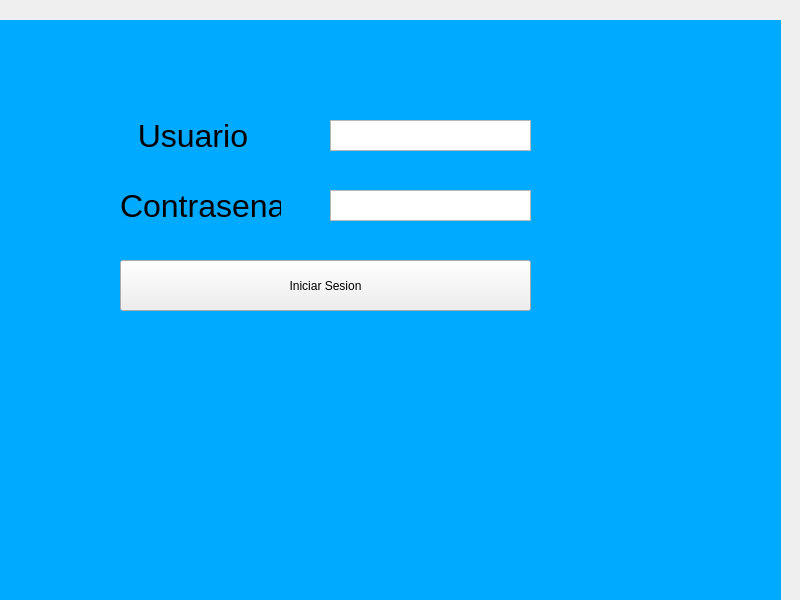
<?xml version="1.0" encoding="UTF-8"?>
<ui version="4.0">
 <class>MainWindow</class>
 <widget class="QMainWindow" name="MainWindow">
  <property name="geometry">
   <rect>
    <x>0</x>
    <y>0</y>
    <width>800</width>
    <height>600</height>
   </rect>
  </property>
  <property name="windowTitle">
   <string>Iniciar sesion</string>
  </property>
  <widget class="QWidget" name="centralwidget">
   <widget class="QLabel" name="label">
    <property name="geometry">
     <rect>
      <x>-10</x>
      <y>20</y>
      <width>791</width>
      <height>581</height>
     </rect>
    </property>
    <property name="styleSheet">
     <string notr="true">background-color: rgb(0, 170, 255);</string>
    </property>
    <property name="text">
     <string/>
    </property>
   </widget>
   <widget class="QLabel" name="label_2">
    <property name="geometry">
     <rect>
      <x>120</x>
      <y>120</y>
      <width>161</width>
      <height>31</height>
     </rect>
    </property>
    <property name="font">
     <font>
      <family>MS Shell Dlg 2</family>
      <pointsize>24</pointsize>
      <weight>50</weight>
      <italic>false</italic>
      <bold>false</bold>
     </font>
    </property>
    <property name="layoutDirection">
     <enum>Qt::LeftToRight</enum>
    </property>
    <property name="autoFillBackground">
     <bool>false</bool>
    </property>
    <property name="styleSheet">
     <string notr="true">font: 24pt &quot;MS Shell Dlg 2&quot;;
fontcolor:rgb(0,0,0)</string>
    </property>
    <property name="text">
     <string>  Usuario</string>
    </property>
   </widget>
   <widget class="QLabel" name="label_3">
    <property name="geometry">
     <rect>
      <x>120</x>
      <y>190</y>
      <width>161</width>
      <height>31</height>
     </rect>
    </property>
    <property name="font">
     <font>
      <family>MS Shell Dlg 2</family>
      <pointsize>24</pointsize>
      <weight>50</weight>
      <italic>false</italic>
      <bold>false</bold>
     </font>
    </property>
    <property name="layoutDirection">
     <enum>Qt::LeftToRight</enum>
    </property>
    <property name="autoFillBackground">
     <bool>false</bool>
    </property>
    <property name="styleSheet">
     <string notr="true">font: 24pt &quot;MS Shell Dlg 2&quot;;
fontcolor:rgb(0,0,0)</string>
    </property>
    <property name="text">
     <string>Contrasena</string>
    </property>
   </widget>
   <widget class="QPushButton" name="Login">
    <property name="geometry">
     <rect>
      <x>120</x>
      <y>260</y>
      <width>411</width>
      <height>51</height>
     </rect>
    </property>
    <property name="text">
     <string>Iniciar Sesion</string>
    </property>
   </widget>
   <widget class="QTextEdit" name="textEdit">
    <property name="geometry">
     <rect>
      <x>330</x>
      <y>120</y>
      <width>201</width>
      <height>31</height>
     </rect>
    </property>
   </widget>
   <widget class="QTextEdit" name="textEdit_2">
    <property name="geometry">
     <rect>
      <x>330</x>
      <y>190</y>
      <width>201</width>
      <height>31</height>
     </rect>
    </property>
   </widget>
  </widget>
  <widget class="QMenuBar" name="menubar">
   <property name="geometry">
    <rect>
     <x>0</x>
     <y>0</y>
     <width>800</width>
     <height>21</height>
    </rect>
   </property>
  </widget>
 </widget>
 <resources/>
 <connections/>
</ui>
